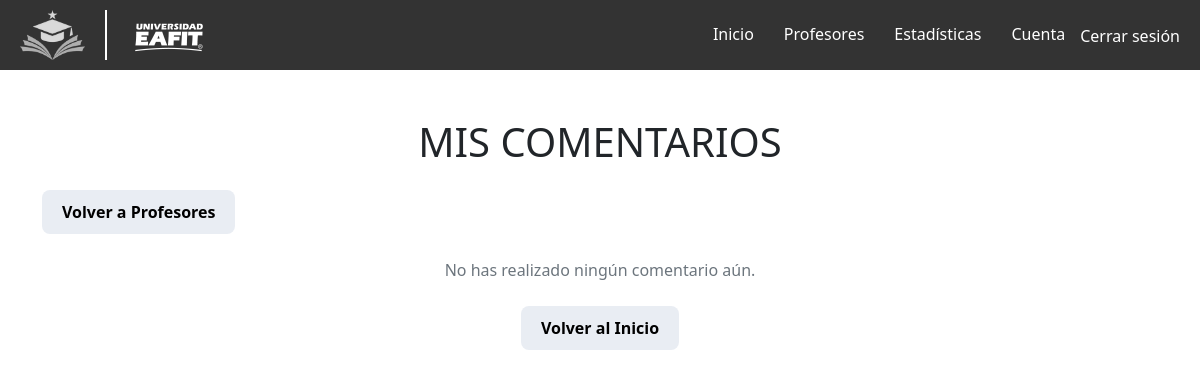
/mis_comentarios/3/ (signed in), run on an earlier commit of the app's database.
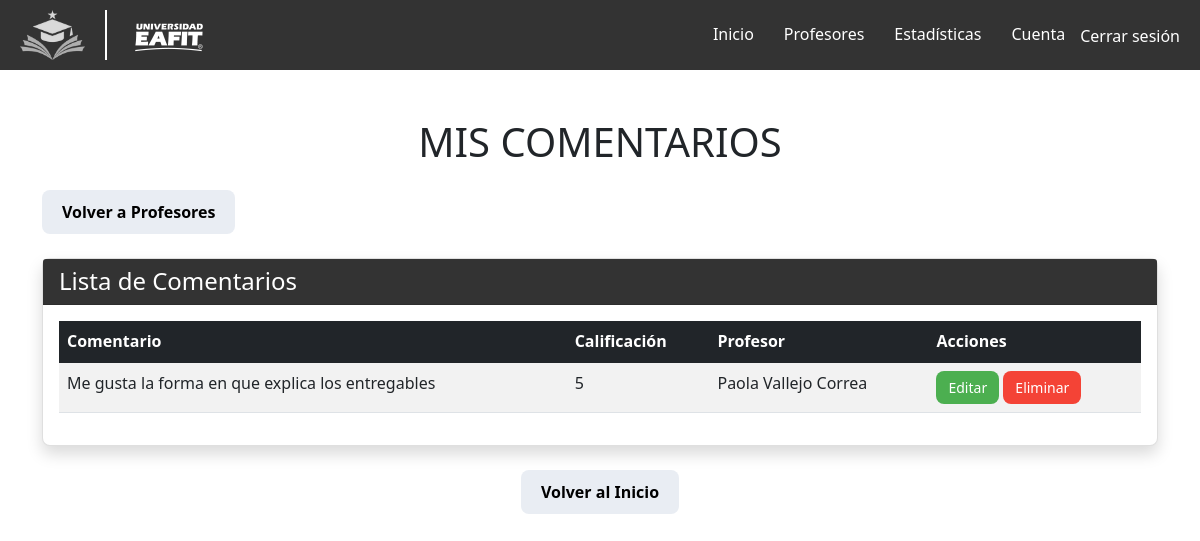
And on a later commit of the database.
### review/models.py (models this page shows, shortened)
class Comentario(models.Model):
    SEMESTRES = [
        ('2024-2', '2024-2'),
        ('2024-1', '2024-1'),
        ('2023-2', '2023-2'),
        ('2023-1', '2023-1'),
        ('2022-2', '2022-2'),
        ('2022-1', '2022-1'),
        ('2021-2', '2021-2'),
        ('2021-1', '2021-1'),
    ]
    profesor = models.ForeignKey('profesores.Profesor', related_name='comentarios', on_delete=models.CASCADE)
    materia = models.ForeignKey(
        'profesores.Materia',
        related_name='comentarios',
        on_delete=models.SET_NULL,  # Si se elimina una materia, dejar como NULL
        null=True,  # Permite valores nulos
        blank=True  # Permite que el formulario deje el campo vacío
    )
    usuario = models.ForeignKey(User, on_delete=models.CASCADE)
    contenido = models.TextField()
    fecha = models.CharField(max_length=7, choices=SEMESTRES, default='2024-2')
    rating = models.IntegerField(choices=((1, '1 Estrella'), (2, '2 Estrellas'),
                                          (3, '3 Estrellas'), (4, '4 Estrellas'),
                                          (5, '5 Estrellas')), default=1)
    aprobado_por_ia = models.BooleanField(default=False)
    anonimo = models.BooleanField(default=False)

### profesores/models.py (models this page shows, shortened)
class Profesor(models.Model):
    nombre = models.CharField(max_length=100)
    departamento = models.CharField(max_length=100)
    materias = models.ManyToManyField('Materia', related_name='profesores')
    calificacion_media = models.FloatField(default=0.0)  # Calificación general del profesor
    numcomentarios = models.IntegerField(default=0)

### review/views.py (the view)
# urls.py: path('mis_comentarios/<int:user_id>/', reviewViews.mis_comentarios, name='mis_comentarios'),
@login_required
def mis_comentarios(request, user_id):
    if user_id:
        usuario = get_object_or_404(User, id=user_id)
    else:
        usuario = request.user
    is_admin = request.user.is_staff
    comentarios = Comentario.objects.filter(usuario=usuario).order_by('-fecha')
    return render(request, 'review/mis_comentarios.html', {'comentarios': comentarios, 'usuario': usuario, 'is_admin': is_admin})

### review/templates/review/mis_comentarios.html (shortened to what this page needs)
{% extends 'base_generic.html' %}
{% block content %}
<link href="https://cdn.jsdelivr.net/npm/bootstrap@5.1.3/dist/css/bootstrap.min.css" rel="stylesheet">
<div class="container mt-5">
    <div class="text-center mb-4">
        <h1 class="text-uppercase">Mis Comentarios</h1>
    </div>
    <div class="d-flex justify-content-start mb-4">
        <a href="{% url 'lista_profesores' %}" class="btn custom-gray-btn">Volver a Profesores</a>
    </div>
    {% if comentarios %}
    <div class="card shadow">
        <div class="card-header text-white" style="background-color: #333;">
            <h4 class="mb-0">Lista de Comentarios</h4>
        </div>
        <div class="card-body">
            <table class="table table-striped">
                <thead class="table-dark">
                    <tr>
                        <th>Comentario</th>
                        <th>Calificación</th>
                        <th>Profesor</th>
                        {% if comentario.usuario == request.user or is_admin %}
                        <th>Acciones</th>
                        {% endif %}
                    </tr>
                </thead>
                <tbody>
                    {% for comentario in comentarios %}
                    <tr>
                        <td>{{ comentario.contenido }}</td>
                        <td>{{ comentario.rating }}</td>
                        <td>{{ comentario.profesor.nombre }}</td>
                        <td>
                            {% if comentario.usuario == request.user or is_admin %}
                            <a href="{% url 'edit_review' comentario.id %}" class="btn custom-edit-btn">Editar</a>
                            {% endif %}
                            {% if is_admin %}
                            <form method="POST" action="{% url 'delete_review' comentario.id %}" style="display:inline;"onsubmit="return confirm('¿Estás seguro de que deseas eliminar este comentario?');">
                                <button type="submit" class="btn custom-delete-btn">Eliminar</button>
                            </form>
                            {% elif comentario.usuario == request.user %}
                            <form method="POST" action="{% url 'delete_own_review' comentario.id %}" style="display:inline;"onsubmit="return confirm('¿Estás seguro de que deseas eliminar este comentario?');">
                                {% csrf_token %}
                                <button type="submit" class="btn custom-delete-btn">Eliminar</button>
                            </form>
                            {% endif %}
                        </td>
                    </tr>
                    {% endfor %}
                </tbody>
            </table>
        </div>
    </div>
    {% else %}
    <div class="text-center mt-4">
        <p class="text-muted">No has realizado ningún comentario aún.</p>
    </div>
    {% endif %}
    <div class="d-flex justify-content-center mt-4">
        <a href="/" class="btn custom-gray-btn">Volver al Inicio</a>
    </div>
</div>
{% endblock %}

What changed in the data, as far as the page shows it:
added Comentario: contenido "Me gusta la forma en que explica los entregables", rating "5", profesor.nombre "Paola Vallejo Correa", shows "Editar"
Also different on the page:
text no longer shown: "No has realizado ningún comentario aún."
text now shown: "Lista de Comentarios Comentario Calificación Profesor Acciones"
